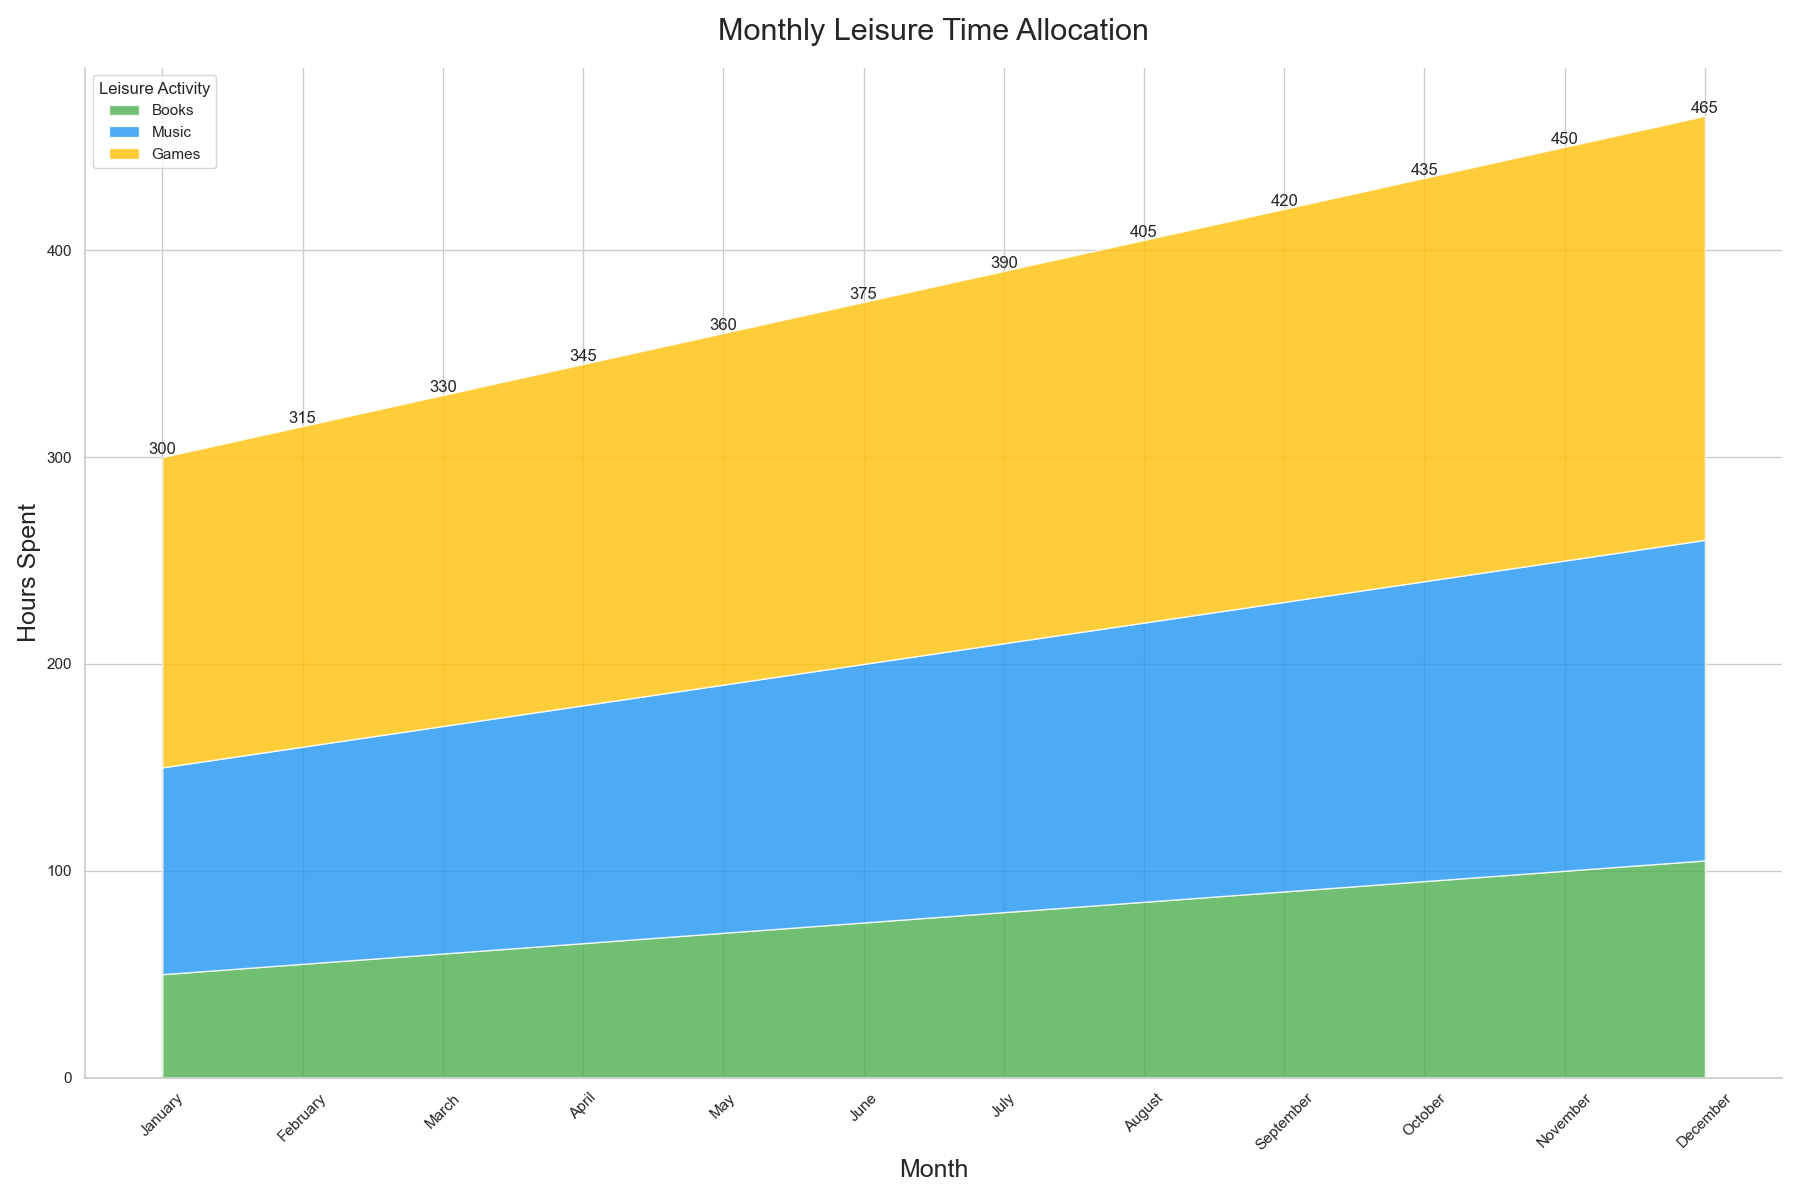

Generate this figure with Python:

import pandas as pd
import matplotlib.pyplot as plt

data = {
    'Month': ['January', 'February', 'March', 'April', 'May', 'June',
              'July', 'August', 'September', 'October', 'November', 'December'],
    'Books': [50, 55, 60, 65, 70, 75, 80, 85, 90, 95, 100, 105],
    'Music': [100, 105, 110, 115, 120, 125, 130, 135, 140, 145, 150, 155],
    'Games': [150, 155, 160, 165, 170, 175, 180, 185, 190, 195, 200, 205]
}

df = pd.DataFrame(data)
df_melted = df.melt('Month', var_name='Leisure Activity', value_name='Hours Spent')

df_melted['Month'] = pd.Categorical(df_melted['Month'],
                                    categories=data['Month'],
                                    ordered=True)

plt.figure(figsize=(18, 12))

colors = ["#4CAF50", "#2196F3", "#FFC107"]

plt.stackplot(df['Month'], df.iloc[:, 1:].values.T, labels=df.columns[1:], colors=colors, alpha=0.8)

plt.title('Monthly Leisure Time Allocation', fontsize=22, loc='center', pad=20)
plt.ylabel('Hours Spent', fontsize=18)
plt.xlabel('Month', fontsize=18)
plt.xticks(rotation=45)
plt.legend(title='Leisure Activity', loc='upper left')

for i, row in df.iterrows():
    total_hours = row['Books'] + row['Music'] + row['Games']
    plt.text(row['Month'], total_hours, f'{total_hours}', ha='center', va='bottom')

plt.gca().spines['top'].set_visible(False)
plt.gca().spines['right'].set_visible(False)

plt.tight_layout()
plt.show()
